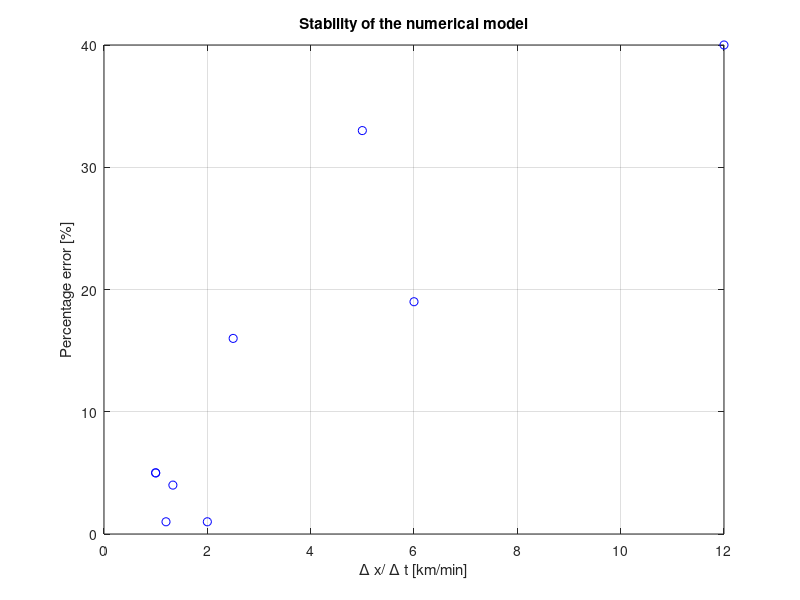

Source code (MATLAB): (Note: this script raises an error after producing the figure.)
clear all; close all; clc;
dxdt1=[2/1 2/1.5 2/2];
error1=[1 4 5];

dxdt2=[2/2 5/2 10/2];
error2=[5 16 33];

dxdt31=[2/1.6667 10/1.6667 20/1.6667 23/1.6667];
error31=[1 19 40  287];

dxdt3=[2/1.6667 10/1.6667 20/1.6667];
error3=[1 19 40];

dxdt=[dxdt1 dxdt2 dxdt3];
error=[error1 error2 error3];

dxdt11=[dxdt1 dxdt2 dxdt31];
error11=[error1 error2 error31];

figure(1)
plot(dxdt,error,'bo'); grid on; box on
xlabel('\Delta x/ \Delta t [km/min]')
ylabel('Percentage error [%]')
title('Stability of the numerical model')

figure(3)
 %Fit: 'untitled fit 1'.
[xData, yData] = prepareCurveData( dxdt11, error11 );

% Set up fittype and options.
ft = fittype( 'a*exp(-b*x)+c', 'independent', 'x', 'dependent', 'y' );
opts = fitoptions( 'Method', 'NonlinearLeastSquares' );
opts.Display = 'Off';
opts.StartPoint = [0.756081594811466 0.383063807777644 0.2];

% Fit model to data.
[fitresult, gof] = fit( xData, yData, ft, opts );

% Plot fit with data.
figure( 'Name', 'untitled fit 1' );
h = plot( fitresult, xData, yData );
legend( h, 'error11 vs. dxdt11', 'untitled fit 1', 'Location', 'NorthEast' );
% Label axes
xlabel dxdt11
ylabel error11
grid on
%%
figure(22)
plot(dxdt11,error11,'bo'); hold on; grid on; box on
plot(fitresult); legend('Data point','Fitted line'); hold on
text(5,250,'y_{fit}=9.90*10^{-6} * exp(1.24x) + 10.49','HorizontalAlignment','left', 'fontsize', 12);
xlabel('\Delta x/ \Delta t [km/min]')
ylabel('Percentage error [%]')
title('Stability of the numerical model');
set(gca,'fontsize', 12);set(gca,'DefaultTextFontSize',12); 
